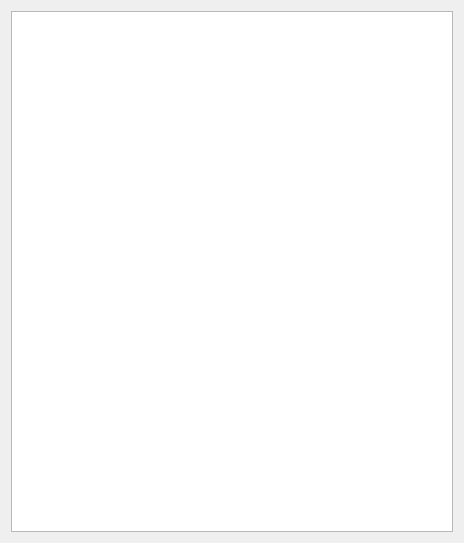
<?xml version="1.0" encoding="UTF-8"?>
<ui version="4.0">
 <class>windowViewerShortcuts</class>
 <widget class="QDialog" name="windowViewerShortcuts">
  <property name="enabled">
   <bool>true</bool>
  </property>
  <property name="geometry">
   <rect>
    <x>0</x>
    <y>0</y>
    <width>464</width>
    <height>543</height>
   </rect>
  </property>
  <property name="sizePolicy">
   <sizepolicy hsizetype="Ignored" vsizetype="Preferred">
    <horstretch>0</horstretch>
    <verstretch>0</verstretch>
   </sizepolicy>
  </property>
  <property name="windowTitle">
   <string>Viewer's shortcuts</string>
  </property>
  <property name="sizeGripEnabled">
   <bool>false</bool>
  </property>
  <property name="modal">
   <bool>false</bool>
  </property>
  <layout class="QVBoxLayout" name="verticalLayout">
   <item>
    <widget class="QTextEdit" name="content"/>
   </item>
  </layout>
 </widget>
 <layoutdefault spacing="6" margin="11"/>
 <resources/>
 <connections/>
</ui>
